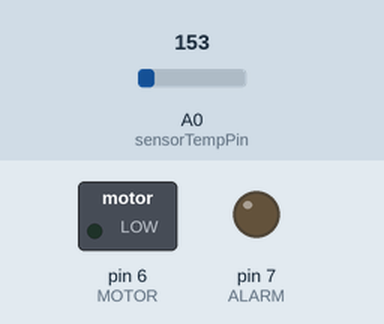
Simulated run of this sketch. Board: Arduino Uno, built with avr-gcc and run on an emulated ATmega328P. On the bench: switched loads named in the sketch (green lamp = pin HIGH), output pins drawn as LEDs (lit = HIGH). The inputs (shaded band) are chosen by the test bench; at power-on: A0 (sensorTempPin) = 153.

Above: at 1.2 s.
1.3 s: A0 (sensorTempPin) set to 180
At 2.0 s:
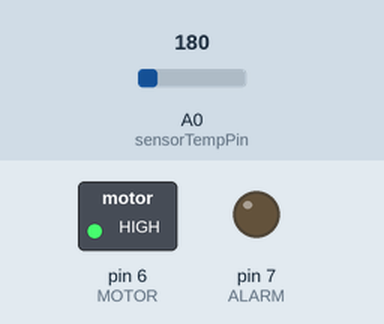
2.8 s: A0 (sensorTempPin) set to 219
At 4.0 s:
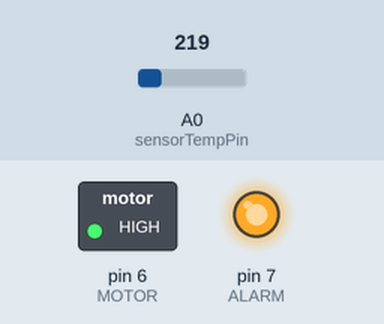
4.3 s: A0 (sensorTempPin) set to 133
At 5.5 s:
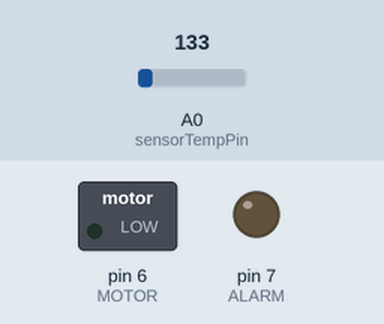
5.8 s: A0 (sensorTempPin) set to 165
At 6.6 s:
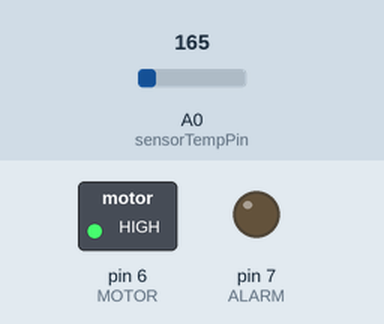
7.3 s: A0 (sensorTempPin) set to 114
At 8.2 s:
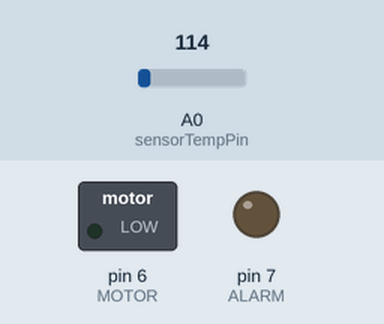
Timing chart, 0 to 9.8 s (numbered marks = the images above; inputs shaded):
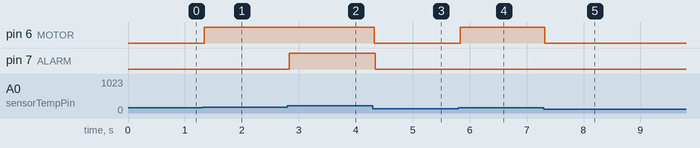

The sketch:

ProgramaControleEstufa.ino
```cpp
// C++ code
//
#define sensorTempPin A0

const int MOTOR = 6;
const int ALARM = 7;


void setup()
{
  pinMode(MOTOR, OUTPUT);
  pinMode(ALARM, OUTPUT);
  digitalWrite(MOTOR, LOW);  // making sure motor is off
  digitalWrite(ALARM, LOW);  // making sure Alarm if off
  Serial.begin(9600);
}

void loop()
{
  int sensorReading = analogRead(sensorTempPin);
  float voltage = sensorReading * (5000 / 1024.0);
  float temperature = (voltage - 500) / 10;
  delay(10); // Delay a little bit to improve simulation performance

  // Serial.println(voltage); //used to confirm readings of TMP36
  // Serial.println(temperature); //used to confirm readings of TMP36

  if (temperature >= 30){
    digitalWrite(MOTOR, HIGH); // temperatura above 30ºC turn on motor
    delay(10);
  }

  if (temperature <= 29.99) {
      digitalWrite(MOTOR, LOW); // temperatura below 30ºC turn off motor
      delay(10);
  }

  if (temperature >= 50){
    digitalWrite(ALARM, HIGH); // temperatura above 50ºC turn on Alarm and Light
    delay(10);

  }

  if (temperature <= 49.99){
    digitalWrite(ALARM, LOW); // temperatura below 50ºC turn off Alarm and light
    delay(10);

  }


}

// credits Eduardo Villani
```

Measured:
- the behaviour switches between 163 and 164 on A0 (sensorTempPin) (found by bisection; images 0 and 1)
- the behaviour switches between 204 and 205 on A0 (sensorTempPin) (found by bisection; images 1 and 2)
- after the input at 1.3 s, pin 6 (MOTOR): LOW → HIGH at once
- after the input at 2.8 s, pin 7 (ALARM): LOW → HIGH at once
- after the input at 4.3 s, pin 6 (MOTOR), pin 7 (ALARM): HIGH → LOW at once
- after the input at 5.8 s, pin 6 (MOTOR): LOW → HIGH at once
- after the input at 7.3 s, pin 6 (MOTOR): HIGH → LOW at once
